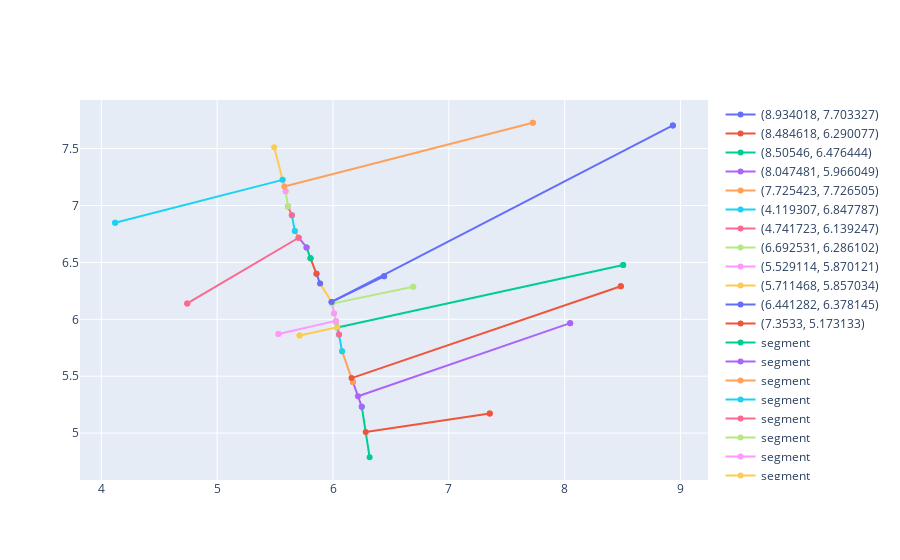

Notebook code cell kept with this figure:
### Code cell
mygraph = nx.Graph(G = 1)
final_results = arbor_best_cost('002_1_c_day4.csv', 1, 0, 0)
graph_opt_lines(mygraph, final_results)
list(mygraph.edges(data = True))

### Figure 1 — Plotly figure (JSON) as saved in the notebook; plotly's stock layout.template omitted (floating-point values rounded to 4 significant figures)
{"data": [{"name": "(8.934018, 7.703327)", "type": "scatter", "x": [8.934], "y": [7.703]}, {"name": "(8.484618, 6.290077)", "type": "scatter", "x": [8.485], "y": [6.29]}, {"name": "(8.50546, 6.476444)", "type": "scatter", "x": [8.505], "y": [6.476]}, {"name": "(8.047481, 5.966049)", "type": "scatter", "x": [8.047], "y": [5.966]}, {"name": "(7.725423, 7.726505)", "type": "scatter", "x": [7.725], "y": [7.727]}, {"name": "(4.119307, 6.847787)", "type": "scatter", "x": [4.119], "y": [6.848]}, {"name": "(4.741723, 6.139247)", "type": "scatter", "x": [4.742], "y": [6.139]}, {"name": "(6.692531, 6.286102)", "type": "scatter", "x": [6.693], "y": [6.286]}, {"name": "(5.529114, 5.870121)", "type": "scatter", "x": [5.529], "y": [5.87]}, {"name": "(5.711468, 5.857034)", "type": "scatter", "x": [5.711], "y": [5.857]}, {"name": "(6.441282, 6.378145)", "type": "scatter", "x": [6.441], "y": [6.378]}, {"name": "(7.3533, 5.173133)", "type": "scatter", "x": [7.353], "y": [5.173]}, {"name": "segment", "type": "scatter", "x": [6.316, 6.249], "y": [4.788, 5.231]}, {"name": "segment", "type": "scatter", "x": [6.249, 6.172], "y": [5.231, 5.448]}, {"name": "segment", "type": "scatter", "x": [6.172, 6.078], "y": [5.448, 5.719]}, {"name": "segment", "type": "scatter", "x": [6.078, 6.052], "y": [5.719, 5.866]}, {"name": "segment", "type": "scatter", "x": [6.052, 6.026], "y": [5.866, 5.979]}, {"name": "segment", "type": "scatter", "x": [6.026, 6.009], "y": [5.979, 6.052]}, {"name": "segment", "type": "scatter", "x": [6.009, 5.988], "y": [6.052, 6.153]}, {"name": "segment", "type": "scatter", "x": [5.988, 5.889], "y": [6.153, 6.314]}, {"name": "segment", "type": "scatter", "x": [5.889, 5.857], "y": [6.314, 6.399]}, {"name": "segment", "type": "scatter", "x": [5.857, 5.806], "y": [6.399, 6.536]}, {"name": "segment", "type": "scatter", "x": [5.806, 5.772], "y": [6.536, 6.631]}, {"name": "segment", "type": "scatter", "x": [5.772, 5.704], "y": [6.631, 6.716]}, {"name": "segment", "type": "scatter", "x": [5.704, 5.671], "y": [6.716, 6.776]}, {"name": "segment", "type": "scatter", "x": [5.671, 5.645], "y": [6.776, 6.913]}, {"name": "segment", "type": "scatter", "x": [5.645, 5.612], "y": [6.913, 6.991]}, {"name": "segment", "type": "scatter", "x": [5.612, 5.591], "y": [6.991, 7.126]}, {"name": "segment", "type": "scatter", "x": [5.591, 5.565], "y": [7.126, 7.225]}, {"name": "segment", "type": "scatter", "x": [5.565, 5.492], "y": [7.225, 7.512]}, {"name": "3.329123089901753", "type": "scatter", "x": [8.934, 5.988], "y": [7.703, 6.153]}, {"name": "2.4603894218864917", "type": "scatter", "x": [8.485, 6.16], "y": [6.29, 5.483]}, {"name": "2.527928107598541", "type": "scatter", "x": [8.505, 6.038], "y": [6.476, 5.928]}, {"name": "1.9408268165157183", "type": "scatter", "x": [8.047, 6.216], "y": [5.966, 5.324]}, {"name": "2.217039549796344", "type": "scatter", "x": [7.725, 5.58], "y": [7.727, 7.167]}, {"name": "1.4941227821210006", "type": "scatter", "x": [4.119, 5.565], "y": [6.848, 7.225]}, {"name": "1.121669346844247", "type": "scatter", "x": [4.742, 5.704], "y": [6.139, 6.716]}, {"name": "0.7168110733835552", "type": "scatter", "x": [6.693, 5.991], "y": [6.286, 6.138]}, {"name": "0.5090044301711434", "type": "scatter", "x": [5.529, 6.025], "y": [5.87, 5.986]}, {"name": "0.3338992868476783", "type": "scatter", "x": [5.711, 6.037], "y": [5.857, 5.93]}, {"name": "0.5061881717513755", "type": "scatter", "x": [6.441, 5.988], "y": [6.378, 6.153]}, {"name": "1.0833414108740145", "type": "scatter", "x": [7.353, 6.282], "y": [5.173, 5.01]}], "layout": {"autosize": true, "xaxis": {"autorange": true, "range": [3.828, 9.225], "type": "linear"}, "yaxis": {"autorange": true, "range": [4.546, 7.969], "type": "linear"}}}
